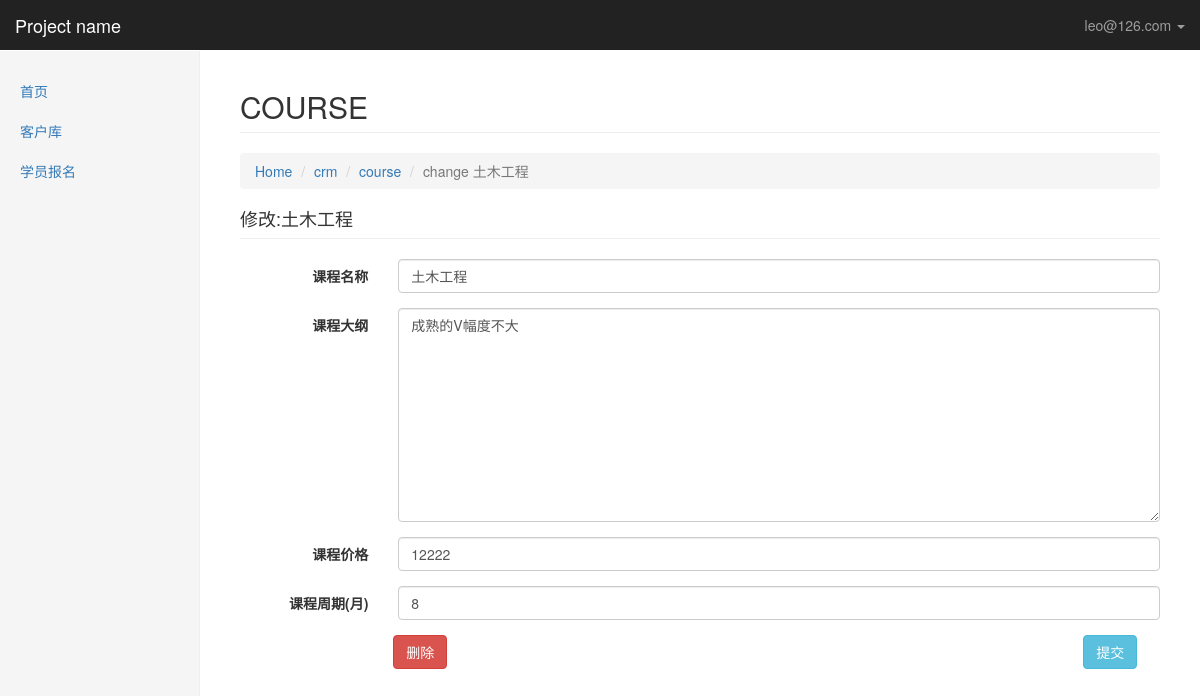
The app's page /bestadmin/crm/course/2/change/ (signed in) with its own data.
### crm/models.py (models this page shows, shortened)
class UserInfos(AbstractBaseUser,PermissionsMixin):
    email = models.EmailField(
        verbose_name='email address',
        max_length=255,
        unique=True,
    )
    name = models.CharField(max_length=64, verbose_name="姓名")
    is_active = models.BooleanField(default=True)
    is_staff = models.BooleanField(default=True)
    role = models.ManyToManyField("Role", blank=True, null=True)
    objects = UserInfosManager()   #变量名必须是objects
    USERNAME_FIELD = 'email'
    REQUIRED_FIELDS = ['name']
    def __str__(self):              # __unicode__ on Python 2
        return self.email
    class Meta:
        permissions = (
            ('crm_model_detail', '可以查看bestadmin每张表里所有的数据'),
            ('crm_model_change', '可以对bestadmin表里的每条数据进行修改'),
            ('crm_model_add', '可以对bestadmin每张表进行数据添加'),
        )

class Menus(models.Model):
    name = models.CharField(max_length=32)
    url_type_choices = ((0,"absolute"),(1,"dynamic"))
    url_type = models.SmallIntegerField(choices=url_type_choices,default=0)
    url_name = models.CharField(max_length=128)
    class Meta:
        unique_together = ("name","url_name")

class Course(models.Model):
    name = models.CharField(max_length=32,unique=True,verbose_name="课程名称")
    outline = models.TextField(verbose_name="课程大纲")
    price = models.PositiveSmallIntegerField(verbose_name="课程价格")
    period = models.PositiveSmallIntegerField(verbose_name="课程周期(月)",default=5)
    def __str__(self):
        return self.name

### bestadmin/permissions.py (the view)
    def inner(*args,**kwargs):
        if not perm_check(*args,**kwargs):
            request = args[0]
            return render(request,'bestadmin/page_403.html')
        return func(*args,**kwargs)

### bestadmin/forms_handle.py (called while the page is built)
def create_dynamic_model_form(admin_class,form_add=False):
    class Meta:
        model = admin_class.model
        fields = "__all__"
        if not form_add:
            exclude = admin_class.readonly_fields
    def __new__(cls,*args,**kwargs):  #重写父类__new__方法
        for field_name in cls.base_fields:   #cls.base_fields 表所有字段类型
            field_obj = cls.base_fields[field_name]  #cls.base_fields 表字段类型对象
            field_obj.widget.attrs.update({"class":"form-control"})
        return ModelForm.__new__(cls)
    DynamicModelForm = type("DynamicModelForm",(ModelForm,),{"Meta":Meta,"__new__":__new__})
    return DynamicModelForm

### bestadmin/permissions.py (called while the page is built)
def check_permission(func):
    def inner(*args,**kwargs):
        if not perm_check(*args,**kwargs):
            request = args[0]
            return render(request,'bestadmin/page_403.html')
        return func(*args,**kwargs)
    return  inner

### bestadmin/templatetags/bestadmin_tags.py (called while the page is built)
@register.simple_tag
def get_model_name(admin_class):
    return admin_class.model._meta.model_name.upper()

### bestadmin/views.py (called while the page is built)
@permissions.check_permission
@login_required()
def model_change(request, app_name, model_name, obj_id):
    admin_class = site.enabled_admins[app_name][model_name]
    model_form = forms_handle.create_dynamic_model_form(admin_class)
    obj = admin_class.model.objects.get(id=obj_id)
    if request.method == "GET":
        form_obj = model_form(instance=obj)
    else:
        form_obj = model_form(instance=obj,data=request.POST)# instance为当前model的一个对象，即数据库一行数据，所以可以保存
        if form_obj.is_valid():
            form_obj.save()
            return redirect("/bestadmin/%s/%s/"%(app_name,model_name))
    return render(request, "bestadmin/model_change.html",locals())

### bestadmin/templates/bestadmin/model_change.html (shortened to what this page needs)
{{% extends "bestadmin/index.html" %}
{% load bestadmin_tags %}
{% block content %}
    <div>
        <h2 class="page-header">{% get_model_name admin_class %}</h2>
         <ol class="breadcrumb">
            <li><a href="/bestadmin/">Home</a></li>
            <li><a href="/bestadmin/{{ app_name }}">{{ app_name }}</a></li>
             <li><a href="/bestadmin/{{ app_name }}/{{ model_name }}">{{ model_name }}</a></li>
            <li class="active">change {{ obj }}</li>
        </ol>
        <h4 class="page-header">修改:{{ form_obj.instance }}</h4>
        <form class="form-horizontal" method="post" onsubmit="SelectAllBeforeSumit(this)">
            {% for field in form_obj %}
                <div class="form-group">
                    <label for="inputEmail3" class="col-sm-2 control-label">{{ field.label }}</label>
                    <div class="col-sm-10">
                        {% if field.name in admin_class.filter_horizontal %}
                            <div class="col-lg-5">
                                <input class="form-control" placeholder="输入搜索内容" oninput="FuzzSearch(this)">
                                <select multiple class="form-control" id="{{ field.name }}_unselected">
                                    {% get_available_m2m_data admin_class field.name form_obj %}
                                </select>
                                <p><a onclick="MoveAllOption('{{ field.name }}_unselected','{{ field.name }}_selected')">Choose All</a></p>
                            </div>
                            <div class="col-lg-5">
                                <select multiple class="form-control" tag="selected" id="{{ field.name }}_selected" name="{{ field.name }}">
                                    {% get_selected_m2m_data admin_class field.name form_obj %}
                                </select>
                                <p><a onclick="MoveAllOption('{{ field.name }}_selected','{{ field.name }}_unselected')">Remove All</a></p>
                            </div>
                        {% else %}
                            {{ field }}
                        {% endif %}
                    </div>
                </div>
            {% endfor %}
            <div class="col-lg-offset-2 " style="float: left">
                <a  class="btn btn-danger" href="{% url 'model_delete' app_name model_name form_obj.instance.id %}">删除</a>
            </div>
            <div class="col-lg-offset-11 ">
                <button type="submit" class="btn btn-info ">提交</button>
            </div>
        </form>
    </div>
{% endblock %}

### bestadmin/templates/bestadmin/index.html (shortened to what this page needs)
<!DOCTYPE html>
<html lang="zh-CN">
<head>
    <link href="/static/css/bootstrap.min.css" rel="stylesheet">
    <link href="/static/css/ie10-viewport-bug-workaround.css" rel="stylesheet">
    <link href="/static/css/dashboard.css" rel="stylesheet">
</head>
<body>
{% block body %}
<nav class="navbar navbar-inverse navbar-fixed-top">
    <div class="container-fluid">
        <div class="navbar-header">
            <a class="navbar-brand" href="https://v3.bootcss.com/examples/dashboard/#">Project name</a>
        </div>
        <div id="navbar" class="navbar-collapse collapse">
            <ul class="nav navbar-nav navbar-right">
                <li class="dropdown">
                    <a href="#" class="dropdown-toggle" data-toggle="dropdown" role="button" aria-haspopup="true"
                       aria-expanded="false">{{ request.user }} <span class="caret"></span></a>
                </li>
            </ul>
        </div>
    </div>
</nav>
<div class="container-fluid">
    <div class="row">
        <div class="col-sm-3 col-md-2 sidebar">
            <ul class="nav nav-sidebar">
                {% for role in request.user.role.all %}
                    {% for menu in role.menus.all %}
                        {% if request.path == menu.url_name %}
                            <li class="active"><a href={% if menu.url_type == 0 %}{{ menu.url_name }}{% else %}{% url menu.url_name %}{% endif %}>{{ menu.name }}</a></li>
                            {% else %}
                            <li><a href={% if menu.url_type == 0 %}{{ menu.url_name }}{% else %}{% url menu.url_name %}{% endif %}>{{ menu.name }}</a></li>
                        {% endif %}
                    {% endfor %}
                {% endfor %}
            </ul>
        </div>
    </div>
</div>
        <div class="col-sm-9 col-sm-offset-3 col-md-10 col-md-offset-2 main">
            {% block content %}{% endblock %}
        </div>
{% endblock %}
</body>
</html>

### static/css/dashboard.css (style rules this page uses)
body { padding-top: 50px; }
.navbar-fixed-top { border: 0; }
.sidebar { display: none; }
@media (min-width: 768px) { .sidebar { position: fixed; top: 51px; bottom: 0; left: 0; z-index: 1000; display: block; padding: 20px; overflow-x: hidden; overflow-y: auto; background-color: #f5f5f5; border-right: 1px solid #eee; } }
.nav-sidebar { margin-right: -21px; margin-bottom: 20px; margin-left: -20px; }
.nav-sidebar > li > a { padding-right: 20px; padding-left: 20px; }
.main { padding: 20px; }
@media (min-width: 768px) { .main { padding-right: 40px; padding-left: 40px; } }
.main .page-header { margin-top: 0; }

### records on screen
UserInfos: user "leo@126.com"
Menus: name "首页"
Menus: name "客户库"
Menus: name "学员报名"
Course: name "土木工程", instance "土木工程", form_obj "土木工程" "成熟的V幅度不大" "12222" "8"

### other values on screen
{{ app_name }} "crm"
{{ model_name }} "course"
{{ field.label }} "课程名称" "课程大纲" "课程价格" "课程周期(月)"
